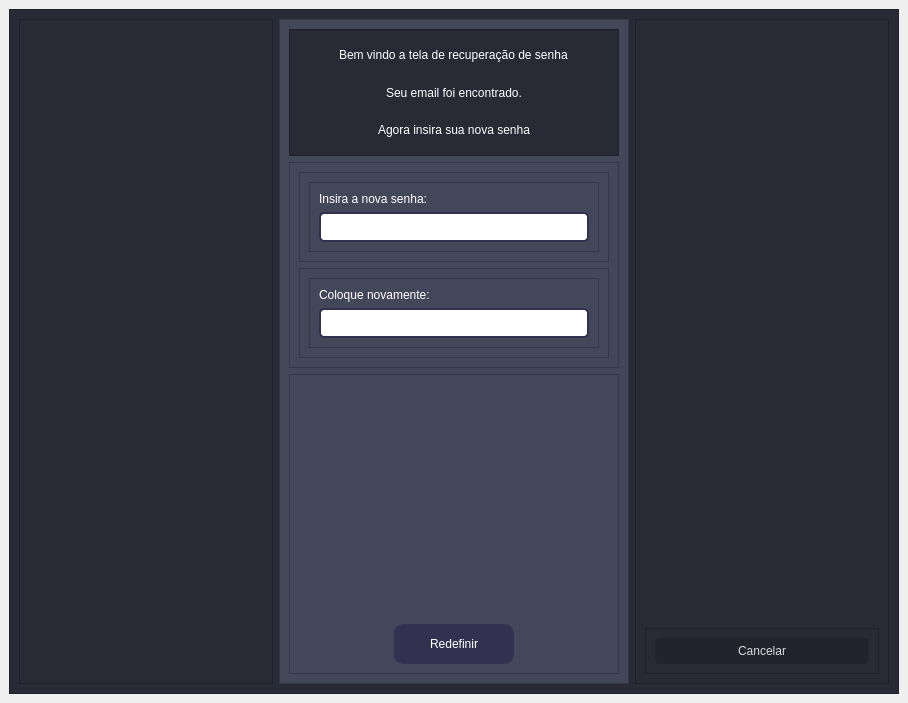
<?xml version="1.0" encoding="UTF-8"?>
<ui version="4.0">
 <class>Ui_tela_login_redefinir_senha_2</class>
 <widget class="QMainWindow" name="Ui_tela_login_redefinir_senha_2">
  <property name="geometry">
   <rect>
    <x>0</x>
    <y>0</y>
    <width>908</width>
    <height>703</height>
   </rect>
  </property>
  <property name="windowTitle">
   <string>Jogue Agora</string>
  </property>
  <property name="unifiedTitleAndToolBarOnMac">
   <bool>true</bool>
  </property>
  <widget class="QWidget" name="centralwidget">
   <layout class="QVBoxLayout" name="verticalLayout">
    <item>
     <widget class="QFrame" name="frame">
      <property name="styleSheet">
       <string notr="true">background-color: rgb(40, 42, 54);</string>
      </property>
      <property name="frameShape">
       <enum>QFrame::StyledPanel</enum>
      </property>
      <property name="frameShadow">
       <enum>QFrame::Raised</enum>
      </property>
      <layout class="QHBoxLayout" name="horizontalLayout">
       <item>
        <widget class="QFrame" name="frame_2">
         <property name="frameShape">
          <enum>QFrame::StyledPanel</enum>
         </property>
         <property name="frameShadow">
          <enum>QFrame::Raised</enum>
         </property>
        </widget>
       </item>
       <item>
        <widget class="QFrame" name="frame_3">
         <property name="minimumSize">
          <size>
           <width>350</width>
           <height>0</height>
          </size>
         </property>
         <property name="maximumSize">
          <size>
           <width>350</width>
           <height>900</height>
          </size>
         </property>
         <property name="styleSheet">
          <string notr="true">background-color:  rgb(68, 71, 90);</string>
         </property>
         <property name="frameShape">
          <enum>QFrame::StyledPanel</enum>
         </property>
         <property name="frameShadow">
          <enum>QFrame::Raised</enum>
         </property>
         <layout class="QVBoxLayout" name="verticalLayout_2">
          <item>
           <widget class="QFrame" name="frame_5">
            <property name="styleSheet">
             <string notr="true">background-color: rgb(40, 42, 54);
font: 12pt &quot;MS Shell Dlg 2&quot;;
color: rgb(255, 255, 255);</string>
            </property>
            <property name="frameShape">
             <enum>QFrame::StyledPanel</enum>
            </property>
            <property name="frameShadow">
             <enum>QFrame::Raised</enum>
            </property>
            <layout class="QVBoxLayout" name="verticalLayout_5">
             <item alignment="Qt::AlignHCenter">
              <widget class="QLabel" name="label">
               <property name="text">
                <string>Bem vindo a tela de recuperação de senha</string>
               </property>
              </widget>
             </item>
             <item alignment="Qt::AlignHCenter">
              <widget class="QLabel" name="label_3">
               <property name="text">
                <string>Seu email foi encontrado.</string>
               </property>
              </widget>
             </item>
             <item alignment="Qt::AlignHCenter">
              <widget class="QLabel" name="label_4">
               <property name="text">
                <string>Agora insira sua nova senha</string>
               </property>
              </widget>
             </item>
            </layout>
           </widget>
          </item>
          <item>
           <widget class="QFrame" name="frame_6">
            <property name="styleSheet">
             <string notr="true">QPushButton {
	font: 12pt &quot;Segoe UI&quot;;
    font: 10pt &quot;MS Shell Dlg 2&quot;;
    color: rgb(218, 218, 218);
    background-color: rgb(33, 35, 45);
    border-style: outset;
    border-width: 0px;
    border-color: beige;
    border-radius: 5px;
    padding: 6px;
}

QPushButton:hover {
    background-color: rgb(88, 88, 88); /* Cor de fundo quando o botão é destacado */
}

QPushButton:pressed {
    background-color: rgb(40, 40, 40); /* Cor de fundo quando o botão é pressionado */
}
</string>
            </property>
            <property name="frameShape">
             <enum>QFrame::StyledPanel</enum>
            </property>
            <property name="frameShadow">
             <enum>QFrame::Raised</enum>
            </property>
            <layout class="QVBoxLayout" name="verticalLayout_4">
             <item>
              <widget class="QFrame" name="frame_9">
               <property name="frameShape">
                <enum>QFrame::StyledPanel</enum>
               </property>
               <property name="frameShadow">
                <enum>QFrame::Raised</enum>
               </property>
               <layout class="QVBoxLayout" name="verticalLayout_10">
                <item>
                 <widget class="QFrame" name="frame_11">
                  <property name="styleSheet">
                   <string notr="true">QPushButton {
	font: 12pt &quot;Segoe UI&quot;;
    font: 10pt &quot;MS Shell Dlg 2&quot;;
    color: rgb(218, 218, 218);
    background-color: rgb(33, 35, 45);
    border-style: outset;
    border-width: 0px;
    border-color: beige;
    border-radius: 5px;
    padding: 6px;
}

QPushButton:hover {
    background-color: rgb(88, 88, 88); /* Cor de fundo quando o botão é destacado */
}

QPushButton:pressed {
    background-color: rgb(40, 40, 40); /* Cor de fundo quando o botão é pressionado */
}
</string>
                  </property>
                  <property name="frameShape">
                   <enum>QFrame::StyledPanel</enum>
                  </property>
                  <property name="frameShadow">
                   <enum>QFrame::Raised</enum>
                  </property>
                  <layout class="QVBoxLayout" name="verticalLayout_7">
                   <item>
                    <widget class="QLabel" name="label_2">
                     <property name="styleSheet">
                      <string notr="true">color: rgb(255, 255, 255);
font: 16pt &quot;Segoe UI&quot;;
</string>
                     </property>
                     <property name="text">
                      <string>Insira a nova senha:</string>
                     </property>
                    </widget>
                   </item>
                   <item>
                    <widget class="QLineEdit" name="lineEdit">
                     <property name="styleSheet">
                      <string notr="true">QLineEdit {
	font: 12pt &quot;MS Shell Dlg 2&quot;;
    padding: 5px;
    border: 2px solid #32314f; /* Cor da borda */
    border-radius: 5px; /* Valor para arredondar os cantos */
    background-color: #ffffff; /* Cor de fundo */
    color: #32314f; /* Cor do texto */
}

QLineEdit:focus {
    border-color: rgb(62, 52, 84); /* Cor da borda quando em foco */
}</string>
                     </property>
                    </widget>
                   </item>
                  </layout>
                 </widget>
                </item>
               </layout>
              </widget>
             </item>
             <item>
              <widget class="QFrame" name="frame_10">
               <property name="frameShape">
                <enum>QFrame::StyledPanel</enum>
               </property>
               <property name="frameShadow">
                <enum>QFrame::Raised</enum>
               </property>
               <layout class="QVBoxLayout" name="verticalLayout_9">
                <item>
                 <widget class="QFrame" name="frame_12">
                  <property name="styleSheet">
                   <string notr="true">QPushButton {
	font: 12pt &quot;Segoe UI&quot;;
    font: 10pt &quot;MS Shell Dlg 2&quot;;
    color: rgb(218, 218, 218);
    background-color: rgb(33, 35, 45);
    border-style: outset;
    border-width: 0px;
    border-color: beige;
    border-radius: 5px;
    padding: 6px;
}

QPushButton:hover {
    background-color: rgb(88, 88, 88); /* Cor de fundo quando o botão é destacado */
}

QPushButton:pressed {
    background-color: rgb(40, 40, 40); /* Cor de fundo quando o botão é pressionado */
}
</string>
                  </property>
                  <property name="frameShape">
                   <enum>QFrame::StyledPanel</enum>
                  </property>
                  <property name="frameShadow">
                   <enum>QFrame::Raised</enum>
                  </property>
                  <layout class="QVBoxLayout" name="verticalLayout_8">
                   <item>
                    <widget class="QLabel" name="label_5">
                     <property name="styleSheet">
                      <string notr="true">color: rgb(255, 255, 255);
font: 16pt &quot;Segoe UI&quot;;
</string>
                     </property>
                     <property name="text">
                      <string>Coloque novamente:</string>
                     </property>
                    </widget>
                   </item>
                   <item>
                    <widget class="QLineEdit" name="lineEdit_2">
                     <property name="styleSheet">
                      <string notr="true">QLineEdit {
	font: 12pt &quot;MS Shell Dlg 2&quot;;
    padding: 5px;
    border: 2px solid #32314f; /* Cor da borda */
    border-radius: 5px; /* Valor para arredondar os cantos */
    background-color: #ffffff; /* Cor de fundo */
    color: #32314f; /* Cor do texto */
}

QLineEdit:focus {
    border-color: rgb(62, 52, 84); /* Cor da borda quando em foco */
}</string>
                     </property>
                    </widget>
                   </item>
                  </layout>
                 </widget>
                </item>
               </layout>
              </widget>
             </item>
            </layout>
           </widget>
          </item>
          <item>
           <widget class="QFrame" name="frame_7">
            <property name="maximumSize">
             <size>
              <width>16777215</width>
              <height>300</height>
             </size>
            </property>
            <property name="styleSheet">
             <string notr="true">font: 12pt &quot;MS Shell Dlg 2&quot;;</string>
            </property>
            <property name="frameShape">
             <enum>QFrame::StyledPanel</enum>
            </property>
            <property name="frameShadow">
             <enum>QFrame::Raised</enum>
            </property>
            <layout class="QVBoxLayout" name="verticalLayout_6">
             <item>
              <spacer name="verticalSpacer_2">
               <property name="orientation">
                <enum>Qt::Vertical</enum>
               </property>
               <property name="sizeHint" stdset="0">
                <size>
                 <width>20</width>
                 <height>20</height>
                </size>
               </property>
              </spacer>
             </item>
             <item alignment="Qt::AlignHCenter">
              <widget class="QPushButton" name="pushButton_2">
               <property name="minimumSize">
                <size>
                 <width>120</width>
                 <height>40</height>
                </size>
               </property>
               <property name="maximumSize">
                <size>
                 <width>190</width>
                 <height>40</height>
                </size>
               </property>
               <property name="styleSheet">
                <string notr="true">QPushButton {
    padding: 5px 10px;
    font: 16pt &quot;Segoe UI&quot;;
    border: none;
    border-radius: 10px; /* Valor para arredondar os cantos */
    background-color: #32314f; /* Cor de fundo desejada */
    color: #ffffff; /* Cor do texto */
}

QPushButton:hover {
    background-color: rgb(62, 52, 84); /* Roxo suave no hover */
    color: #ffffff; /* Branco no hover */
}
</string>
               </property>
               <property name="text">
                <string>Redefinir</string>
               </property>
              </widget>
             </item>
            </layout>
           </widget>
          </item>
         </layout>
        </widget>
       </item>
       <item>
        <widget class="QFrame" name="frame_4">
         <property name="frameShape">
          <enum>QFrame::StyledPanel</enum>
         </property>
         <property name="frameShadow">
          <enum>QFrame::Raised</enum>
         </property>
         <layout class="QVBoxLayout" name="verticalLayout_3">
          <item>
           <spacer name="verticalSpacer">
            <property name="orientation">
             <enum>Qt::Vertical</enum>
            </property>
            <property name="sizeHint" stdset="0">
             <size>
              <width>20</width>
              <height>40</height>
             </size>
            </property>
           </spacer>
          </item>
          <item>
           <widget class="QFrame" name="frame_8">
            <property name="styleSheet">
             <string notr="true">QPushButton {
    font: 10pt &quot;MS Shell Dlg 2&quot;;
    color: rgb(218, 218, 218);
    background-color: rgb(33, 35, 45);
    border-style: outset;
    border-width: 0px;
    border-color: beige;
    border-radius: 5px;
    padding: 6px;
}

QPushButton:hover {
    background-color: rgb(88, 88, 88); /* Cor de fundo quando o botão é destacado */
}

QPushButton:pressed {
    background-color: rgb(40, 40, 40); /* Cor de fundo quando o botão é pressionado */
}
</string>
            </property>
            <property name="frameShape">
             <enum>QFrame::StyledPanel</enum>
            </property>
            <property name="frameShadow">
             <enum>QFrame::Raised</enum>
            </property>
            <layout class="QHBoxLayout" name="horizontalLayout_2">
             <item>
              <widget class="QPushButton" name="pushButton_3">
               <property name="text">
                <string>Cancelar</string>
               </property>
              </widget>
             </item>
            </layout>
           </widget>
          </item>
         </layout>
        </widget>
       </item>
      </layout>
     </widget>
    </item>
   </layout>
  </widget>
 </widget>
 <resources/>
 <connections/>
</ui>
